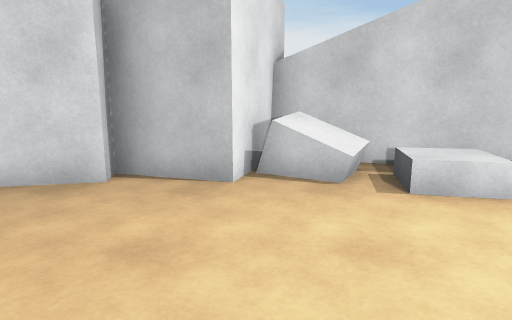
view 1 (above)

13 first-person views from a walk through a 3-D level made in the Unity game engine. The camera is 1.3 m above the floor, tilts 10° down and sees 75° across. The floor is counted in squares, 1 m on a side. Each view is taken from the middle of a square. On the plan, view 1 faces up. The plan holds only what a view shows up to about 14 squares ahead; the rest is blank. The place goes on beyond the plan.

view 2
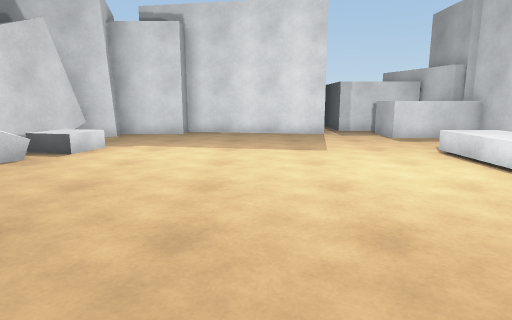

view 3
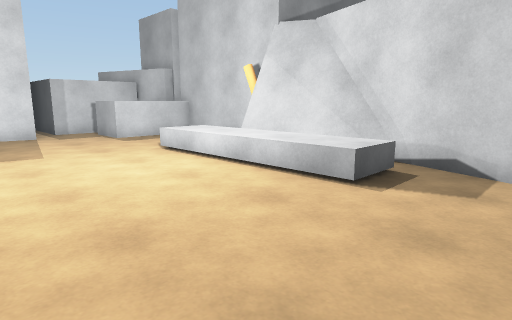

view 4
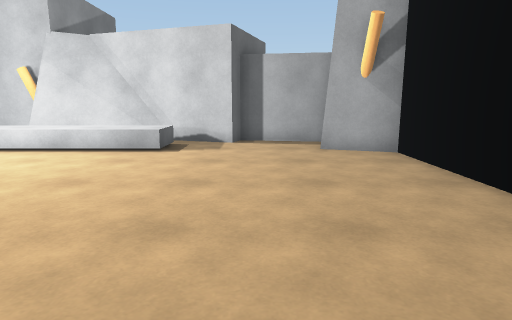

view 5
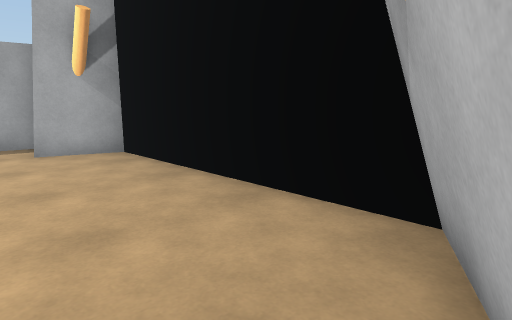

view 6
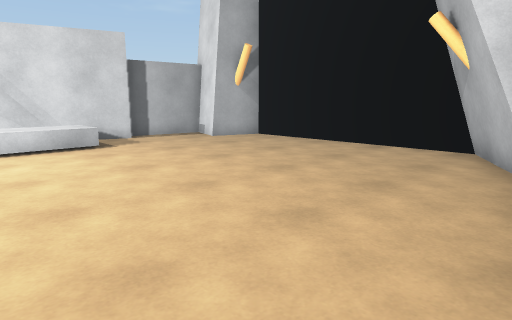

view 7
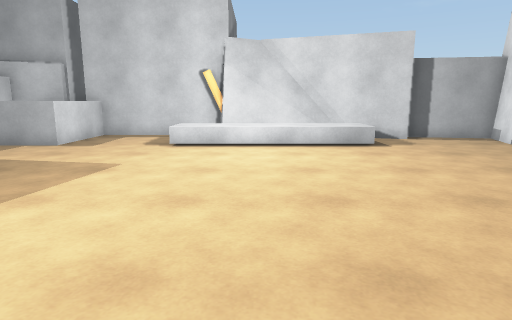

view 8
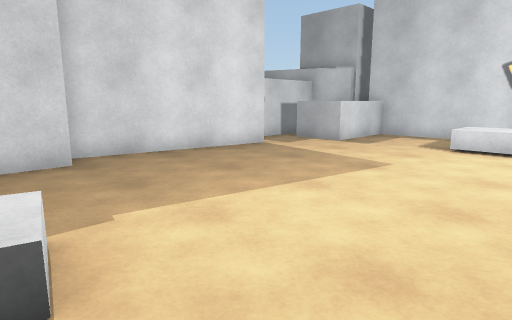

view 9
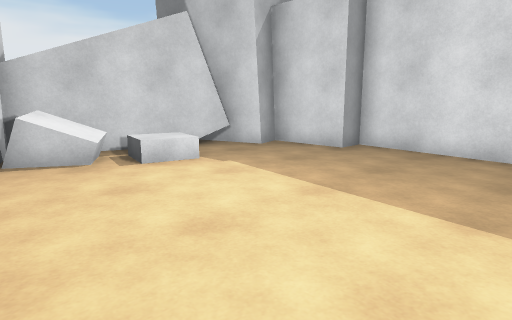

view 10
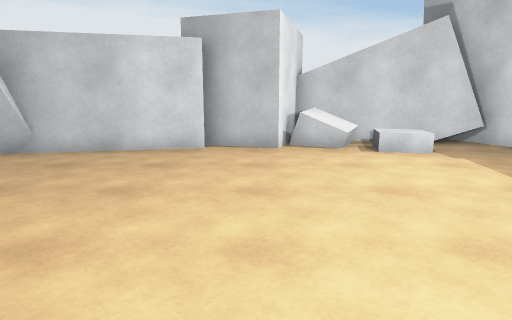

view 11
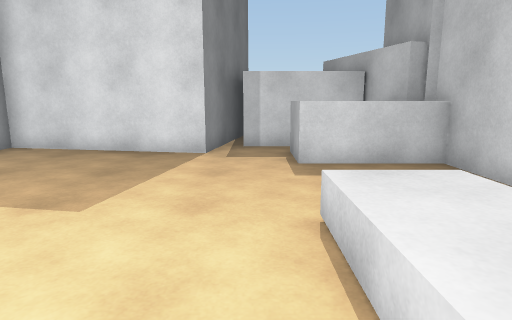

view 12
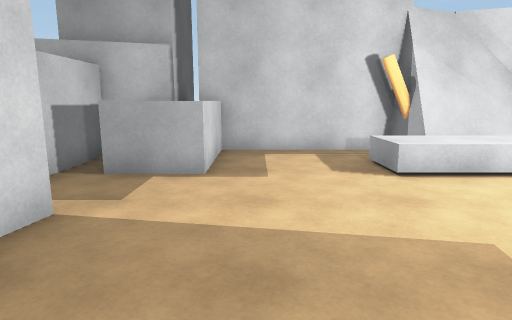

view 13
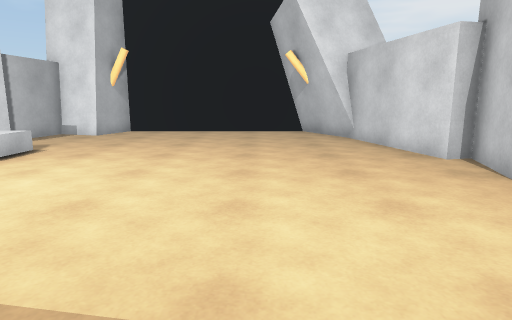

### Floor plan
Key: @ floor where view 1 was taken; # wall or solid block; . floor; ^ raised ledge; B grey block; C orange cylinder.
Columns run from 10 left of view 1 to 9 right of it. Each row starts with its distance up from view 1.
  8           ###
  7           #B#####
  6        ####BB..###
  5    #####..... ...##
  4  ###..............#
  3 ###...............#
  2 #.................#
  1 #.................#
  0 #.........@.......#
 -1 #.................#
 -2 #.................#
 -3 #.................##
 -4 #..................#
 -5 ###....^^^^^^...^^^#
 -6  ##....^^^^^^...^ ^#
 -7  ##########C....^ ^#
 -8        #########^^#
 -9                  ^
-10                  #

Positions as (right, up) in squares from view 1, and headings:
1: (0, 0), facing up
2: (-6, 0), facing right
3: (-6, 0), facing down-right
4: (-6, 4), facing down
5: (-6, 4), facing down-left
6: (0, 5), facing down-left
7: (0, 5), facing down
8: (0, 5), facing down-right
9: (-1, -2), facing up-right
10: (-1, -4), facing up
11: (-1, -4), facing right
12: (5, 1), facing down
13: (5, 1), facing left
